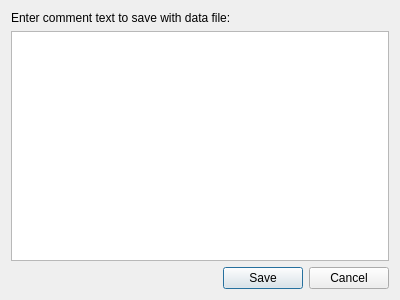
<?xml version="1.0" encoding="UTF-8"?>
<ui version="4.0">
 <class>SaveSweepPrompt</class>
 <widget class="QDialog" name="SaveSweepPrompt">
  <property name="geometry">
   <rect>
    <x>0</x>
    <y>0</y>
    <width>400</width>
    <height>300</height>
   </rect>
  </property>
  <property name="windowTitle">
   <string>Save sweep</string>
  </property>
  <layout class="QVBoxLayout" name="verticalLayout">
   <item>
    <widget class="QLabel" name="label">
     <property name="text">
      <string>Enter comment text to save with data file:</string>
     </property>
    </widget>
   </item>
   <item>
    <widget class="QPlainTextEdit" name="text_edit_comment"/>
   </item>
   <item>
    <widget class="QDialogButtonBox" name="buttonBox">
     <property name="orientation">
      <enum>Qt::Horizontal</enum>
     </property>
     <property name="standardButtons">
      <set>QDialogButtonBox::Cancel|QDialogButtonBox::Save</set>
     </property>
    </widget>
   </item>
  </layout>
 </widget>
 <resources/>
 <connections>
  <connection>
   <sender>buttonBox</sender>
   <signal>accepted()</signal>
   <receiver>SaveSweepPrompt</receiver>
   <slot>accept()</slot>
   <hints>
    <hint type="sourcelabel">
     <x>248</x>
     <y>254</y>
    </hint>
    <hint type="destinationlabel">
     <x>157</x>
     <y>274</y>
    </hint>
   </hints>
  </connection>
  <connection>
   <sender>buttonBox</sender>
   <signal>rejected()</signal>
   <receiver>SaveSweepPrompt</receiver>
   <slot>reject()</slot>
   <hints>
    <hint type="sourcelabel">
     <x>316</x>
     <y>260</y>
    </hint>
    <hint type="destinationlabel">
     <x>286</x>
     <y>274</y>
    </hint>
   </hints>
  </connection>
 </connections>
</ui>
